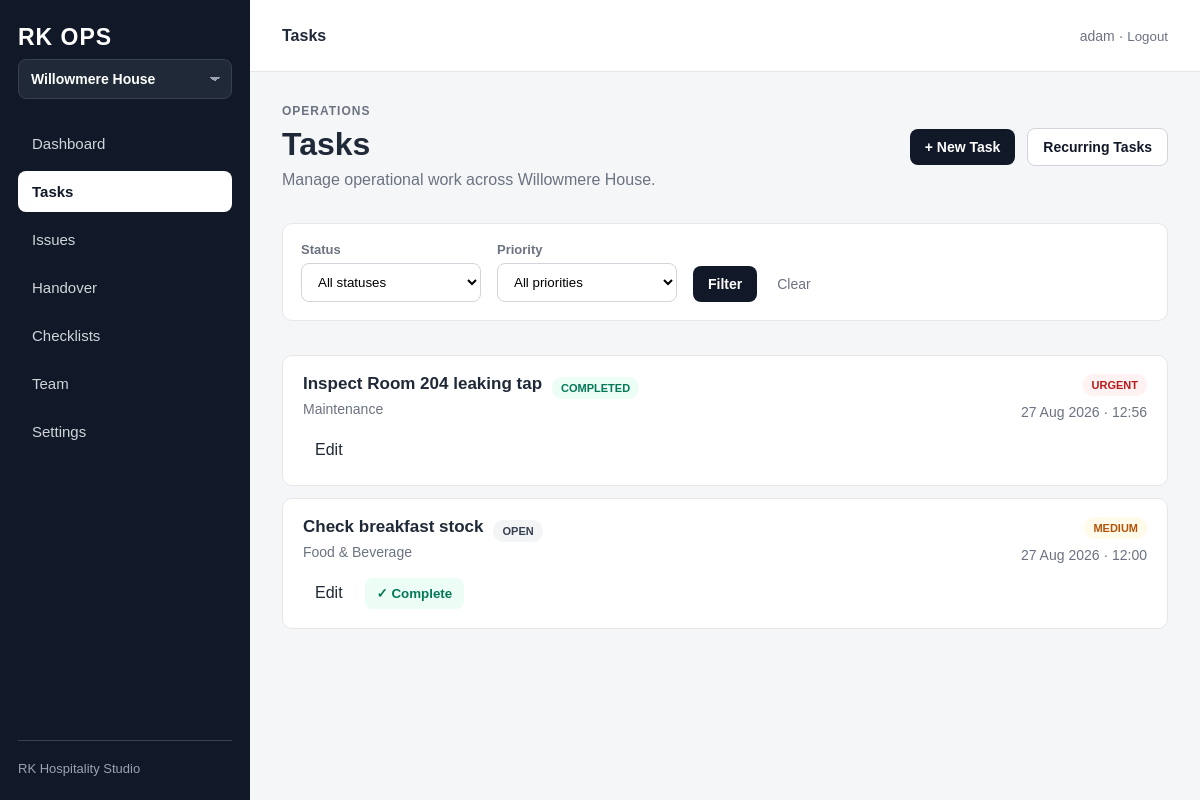
Before: /p/willowmere-house/tasks/ (signed in) with the older database file.
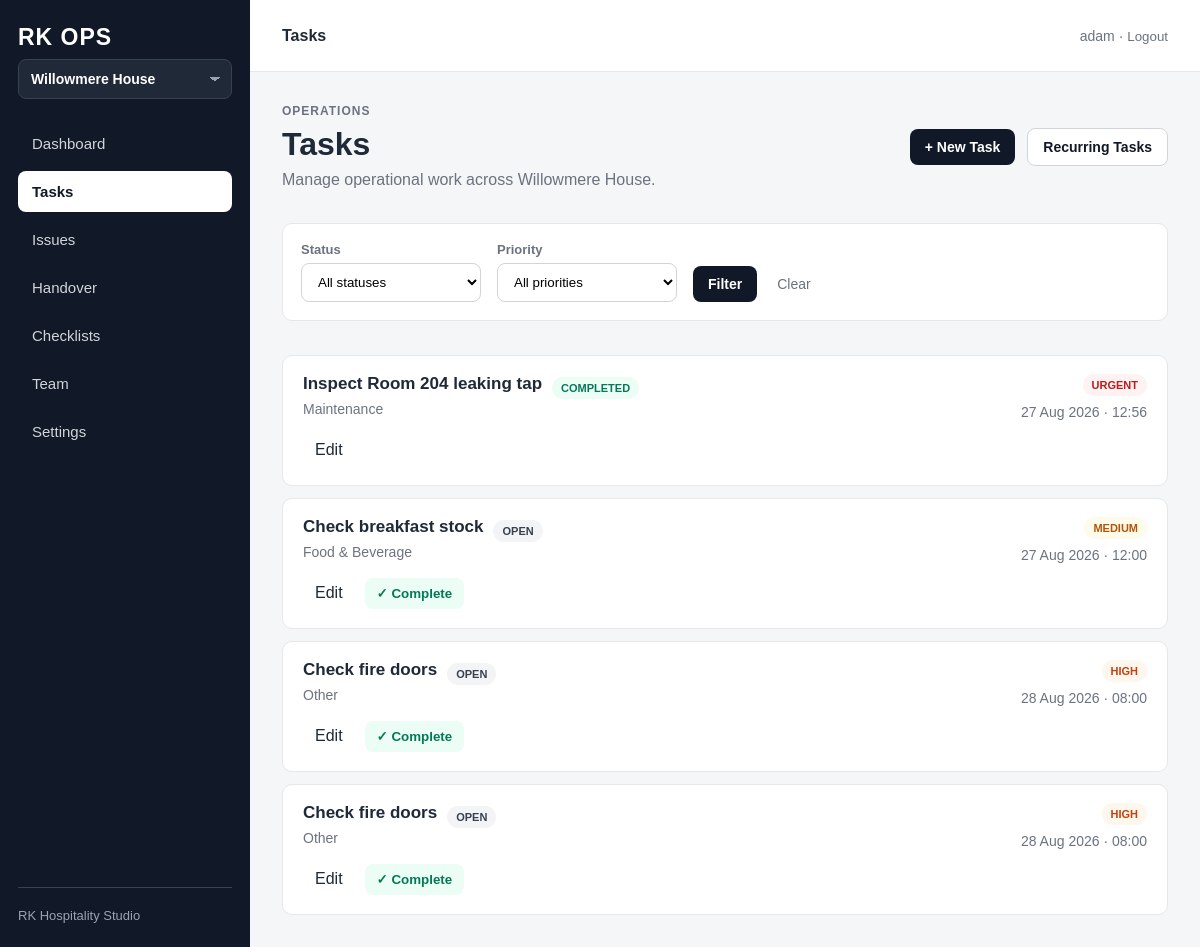
After: the same page with the newer database file.
### properties/models.py (models this page shows, shortened)
class Property(models.Model):
    name = models.CharField(max_length=150)
    slug = models.SlugField(unique=True)
    address_line_1 = models.CharField(max_length=150, blank=True)
    address_line_2 = models.CharField(max_length=150, blank=True)
    town_city = models.CharField(max_length=100, blank=True)
    postcode = models.CharField(max_length=20, blank=True)
    phone = models.CharField(max_length=30, blank=True)
    email = models.EmailField(blank=True)
    is_active = models.BooleanField(default=True)
    created_at = models.DateTimeField(auto_now_add=True)
    updated_at = models.DateTimeField(auto_now=True)
    class Meta:
        verbose_name_plural = "Properties"
        ordering = ["name"]

### operations/models.py (models this page shows, shortened)
class Task(models.Model):
    class Priority(models.TextChoices):
        LOW = "low", "Low"
        MEDIUM = "medium", "Medium"
        HIGH = "high", "High"
        URGENT = "urgent", "Urgent"
    class Status(models.TextChoices):
        OPEN = "open", "Open"
        IN_PROGRESS = "in_progress", "In Progress"
        COMPLETED = "completed", "Completed"
        CANCELLED = "cancelled", "Cancelled"
    class Category(models.TextChoices):
        FRONT_OFFICE = "front_office", "Front Office"
        HOUSEKEEPING = "housekeeping", "Housekeeping"
        MAINTENANCE = "maintenance", "Maintenance"
        FOOD_BEVERAGE = "food_beverage", "Food & Beverage"
        MANAGEMENT = "management", "Management"
        OTHER = "other", "Other"
    property = models.ForeignKey(
        Property,
        on_delete=models.CASCADE,
        related_name="tasks",
    )
    title = models.CharField(max_length=200)
    description = models.TextField(blank=True)
    category = models.CharField(
        max_length=30,
        choices=Category.choices,
        default=Category.OTHER,
    )
    priority = models.CharField(
        max_length=20,
        choices=Priority.choices,
        default=Priority.MEDIUM,
    )
    assigned_to = models.ForeignKey(
        settings.AUTH_USER_MODEL,
        on_delete=models.SET_NULL,
        null=True,
        blank=True,
        related_name="assigned_ops_tasks",
    )
    due_at = models.DateTimeField(
        null=True,
        blank=True,
    )
    status = models.CharField(
        max_length=20,
        choices=Status.choices,
        default=Status.OPEN,
    )
    completed_at = models.DateTimeField(
        null=True,
        blank=True,
    )
    recurring_source = models.ForeignKey(
        "RecurringTask",
        on_delete=models.SET_NULL,
        null=True,
        blank=True,
        related_name="generated_tasks",
    )
    scheduled_date = models.DateField(
        null=True,
        blank=True,
    )
    created_at = models.DateTimeField(auto_now_add=True)
    updated_at = models.DateTimeField(auto_now=True)
    class Meta:
        ordering = ["due_at", "-priority", "-created_at"]

### operations/views.py (the view)
@login_required
def task_list(request, property_slug):
    property_obj, membership = get_property_for_user(
        request.user,
        property_slug
    )
    tasks = (
        Task.objects
        .filter(property=property_obj)
        .select_related("assigned_to")
        .order_by("status", "due_at", "-created_at")
    )
    status_filter = request.GET.get("status")
    priority_filter = request.GET.get("priority")
    if status_filter:
        tasks = tasks.filter(status=status_filter)
    if priority_filter:
        tasks = tasks.filter(priority=priority_filter)
    context = {
        "property": property_obj,
        "membership": membership,
        "tasks": tasks,
        "status_filter": status_filter,
        "priority_filter": priority_filter,
        "status_choices": Task.Status.choices,
        "priority_choices": Task.Priority.choices,
        "active_page": "tasks",
    }
    return render(
        request,
        "operations/task_list.html",
        context,
    )

### operations/templates/operations/task_list.html (shortened to what this page needs)
{% extends "operations/base.html" %}
{% block topbar_title %}
Tasks
{% endblock %}
{% block content %}
<div class="section-header">
    <div>
        <p class="page-eyebrow">
            Operations
        </p>
        <h1 class="page-title">
            Tasks
        </h1>
        <p class="page-subtitle">
            Manage operational work across {{ property.name }}.
        </p>
    </div>
    <div class="task-header-actions">
        <a
            href="{% url 'operations:task_create' property.slug %}"
            class="button"
        >
            + New Task
        </a>
        {% if can_manage_team %}
            <a
                href="{% url 'operations:recurring_task_list' property.slug %}"
                class="button secondary-action"
            >
                Recurring Tasks
            </a>
        {% endif %}
    </div>
</div>
<section class="section">
    <form
        method="get"
        class="filters"
    >
        <div>
            <label for="status">
                Status
            </label>
            <select
                name="status"
                id="status"
            >
                <option value="">
                    All statuses
                </option>
            </select>
        </div>
        <div>
            <label for="priority">
                Priority
            </label>
            <select
                name="priority"
                id="priority"
            >
                <option value="">
                    All priorities
                </option>
            </select>
        </div>
        <button
            type="submit"
            class="button"
        >
            Filter
        </button>
        <a
            href="{% url 'operations:task_list' property.slug %}"
            class="clear-filter"
        >
            Clear
        </a>
    </form>
</section>
<section class="section">
    <div class="task-list">
        {% for task in tasks %}
            <article class="task-card">
                <div class="task-main">
                    <div class="task-heading">
                        <h3 class="task-title">
                            {{ task.title }}
                        </h3>
                        <span class="status-badge status-{{ task.status }}">
                            {{ task.get_status_display }}
                        </span>
                    </div>
                    <div class="task-meta">
                        {{ task.get_category_display }}
                    </div>
                    <div class="task-actions">
                        {% if can_supervise %}
                            <a
                                href="{% url 'operations:task_edit' property.slug task.pk %}"
                                class="secondary-button small-button"
                            >
                                Edit
                            </a>
                        {% endif %}
                        {% if task.status != "completed" %}
                            <form
                                method="post"
                                action="{% url 'operations:task_complete' property.slug task.pk %}"
                            >
                                <button
                                    type="submit"
                                    class="complete-button"
                                >
                                    ✓ Complete
                                </button>
                            </form>
                        {% endif %}
                    </div>
                </div>
                <div class="task-side">
                    <span class="priority-badge priority-{{ task.priority }}">
                        {{ task.get_priority_display }}
                    </span>
                    {% if task.due_at %}
                        <div class="task-meta due-date">
                            {{ task.due_at|date:"d M Y · H:i" }}
                        </div>
                    {% else %}
                        <div class="task-meta due-date">
                            No due date
                        </div>
                    {% endif %}
                </div>
            </article>
        {% empty %}
            <div class="empty-state">
                No tasks match these filters.
            </div>
        {% endfor %}
    </div>
</section>
{% endblock %}

### operations/templates/operations/base.html (shortened to what this page needs)
<!DOCTYPE html>
<html lang="en">
<head>
</head>
<body>
<div class="app-shell">
    <aside class="sidebar">
        <div class="brand">
            RK OPS
        </div>
        <div class="property-switcher">
            {% if accessible_properties|length > 1 %}
                <select
                    onchange="if (this.value) window.location.href=this.value;"
                    class="property-select"
                >
                    {% for available_property in accessible_properties %}
                        <option
                            value="{% url 'operations:dashboard' available_property.slug %}"
                            {% if property.slug == available_property.slug %}
                                selected
                            {% endif %}
                        >
                            {{ available_property.name }}
                        </option>
                    {% endfor %}
                </select>
            {% else %}
                <div class="property-name">
                    {{ property.name|default:"Operations" }}
                </div>
            {% endif %}
        </div>
        <nav class="nav">
            <a
                href="{% url 'operations:dashboard' property.slug %}"
                class="nav-link {% if active_page == 'dashboard' %}active{% endif %}"
            >
                Dashboard
            </a>
            <a
                href="{% url 'operations:task_list' property.slug %}"
                class="nav-link {% if active_page == 'tasks' %}active{% endif %}"
            >
                Tasks
            </a>
            <a
                href="{% url 'operations:issue_list' property.slug %}"
                class="nav-link {% if active_page == 'issues' %}active{% endif %}"
            >
                Issues
            </a>
            <a
                href="{% url 'operations:handover_list' property.slug %}"
                class="nav-link {% if active_page == 'handover' %}active{% endif %}"
            >
                Handover
            </a>
            <a
                href="{% url 'operations:checklist_list' property.slug %}"
                class="nav-link {% if active_page == 'checklists' %}active{% endif %}"
            >
                Checklists
            </a>
            {% if can_manage_team %}
                <a
                    href="{% url 'operations:team_list' property.slug %}"
                    class="nav-link {% if active_page == 'team' %}active{% endif %}"
                >
                    Team
                </a>
            {% endif %}
            <a
                href="#"
                class="nav-link"
            >
                Settings
            </a>
        </nav>
        <div class="sidebar-footer">
            RK Hospitality Studio
        </div>
    </aside>
    <div class="main">
        <header class="topbar">
            <div class="topbar-title">
                {% block topbar_title %}{% endblock %}
            </div>
            <div class="user-area">
                {% if request.user.is_authenticated %}
                    {{ request.user.username }}
                    ·
                    <form
                        method="post"
                        action="{% url 'logout' %}"
                        style="display: inline;"
                    >
                        <button
                            type="submit"
                            style="
                                border: 0;
                                background: none;
                                padding: 0;
                                color: #6b7280;
                                cursor: pointer;
                            "
                        >
                            Logout
                        </button>
                    </form>
                {% endif %}
            </div>
        </header>
        <main class="content">
            {% block content %}
            {% endblock %}
        </main>
    </div>
</div>
</body>
</html>

Changed rows visible on the page:
added Task: title "Check fire doors", status "OPEN", category "Other", shows "✓ Complete", priority "HIGH", due_at "28 Aug 2026 · 08:00"
added Task: title "Check fire doors", status "OPEN", category "Other", shows "✓ Complete", priority "HIGH", due_at "28 Aug 2026 · 08:00"
